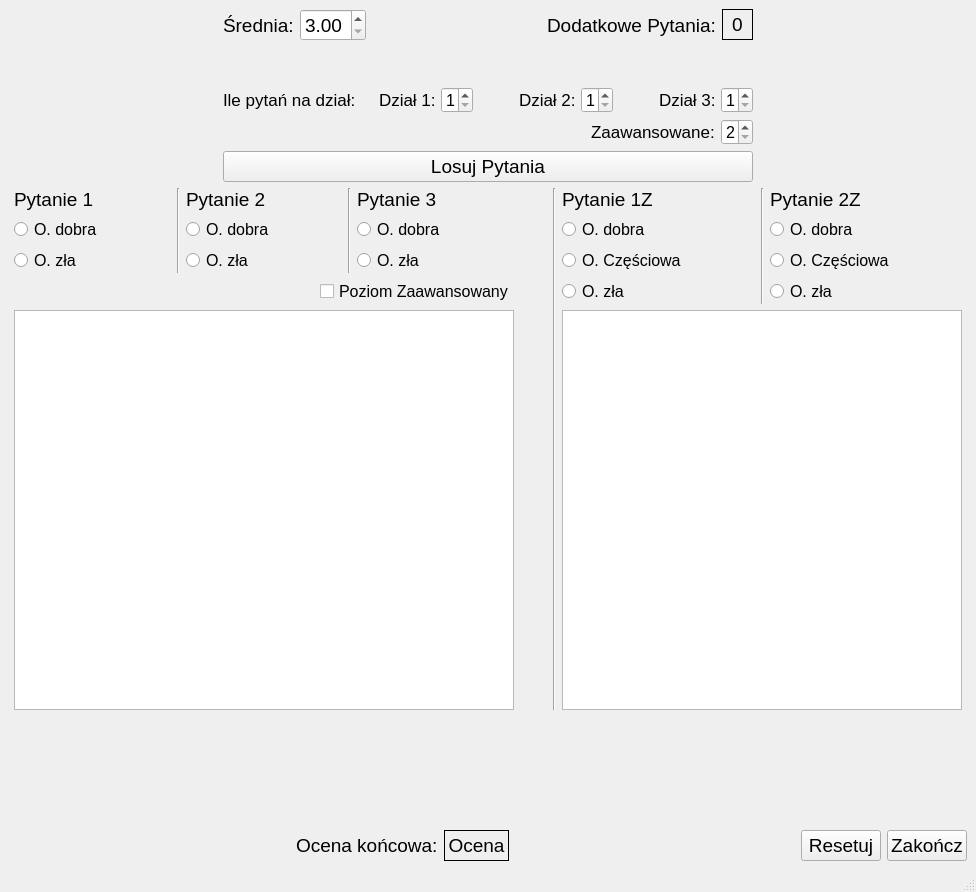
<?xml version="1.0" encoding="UTF-8"?>
<ui version="4.0">
 <class>MainWindow</class>
 <widget class="QMainWindow" name="MainWindow">
  <property name="geometry">
   <rect>
    <x>0</x>
    <y>0</y>
    <width>976</width>
    <height>892</height>
   </rect>
  </property>
  <property name="minimumSize">
   <size>
    <width>965</width>
    <height>0</height>
   </size>
  </property>
  <property name="windowTitle">
   <string>MainWindow</string>
  </property>
  <widget class="QWidget" name="centralwidget">
   <layout class="QVBoxLayout" name="verticalLayout_4">
    <item>
     <layout class="QVBoxLayout" name="verticalLayout_9">
      <item>
       <layout class="QHBoxLayout" name="horizontalLayout_8">
        <item>
         <spacer name="horizontalSpacer_5">
          <property name="orientation">
           <enum>Qt::Horizontal</enum>
          </property>
          <property name="sizeHint" stdset="0">
           <size>
            <width>40</width>
            <height>20</height>
           </size>
          </property>
         </spacer>
        </item>
        <item>
         <layout class="QVBoxLayout" name="verticalLayout_10">
          <item>
           <layout class="QHBoxLayout" name="horizontalLayout_9">
            <item>
             <widget class="QLabel" name="label_2">
              <property name="font">
               <font>
                <pointsize>14</pointsize>
               </font>
              </property>
              <property name="text">
               <string>Średnia:</string>
              </property>
             </widget>
            </item>
            <item>
             <widget class="QDoubleSpinBox" name="spinBox_srednia">
              <property name="font">
               <font>
                <pointsize>14</pointsize>
               </font>
              </property>
              <property name="minimum">
               <double>3.000000000000000</double>
              </property>
              <property name="maximum">
               <double>6.000000000000000</double>
              </property>
              <property name="singleStep">
               <double>0.010000000000000</double>
              </property>
              <property name="value">
               <double>3.000000000000000</double>
              </property>
             </widget>
            </item>
            <item>
             <spacer name="horizontalSpacer_9">
              <property name="orientation">
               <enum>Qt::Horizontal</enum>
              </property>
              <property name="sizeHint" stdset="0">
               <size>
                <width>40</width>
                <height>20</height>
               </size>
              </property>
             </spacer>
            </item>
            <item>
             <widget class="QLabel" name="label_3">
              <property name="font">
               <font>
                <pointsize>14</pointsize>
               </font>
              </property>
              <property name="text">
               <string>Dodatkowe Pytania:</string>
              </property>
             </widget>
            </item>
            <item>
             <widget class="QLabel" name="label_ileDodPytan">
              <property name="minimumSize">
               <size>
                <width>31</width>
                <height>31</height>
               </size>
              </property>
              <property name="maximumSize">
               <size>
                <width>31</width>
                <height>31</height>
               </size>
              </property>
              <property name="font">
               <font>
                <pointsize>14</pointsize>
               </font>
              </property>
              <property name="frameShape">
               <enum>QFrame::Box</enum>
              </property>
              <property name="text">
               <string>0</string>
              </property>
              <property name="alignment">
               <set>Qt::AlignCenter</set>
              </property>
              <property name="textInteractionFlags">
               <set>Qt::LinksAccessibleByMouse</set>
              </property>
             </widget>
            </item>
           </layout>
          </item>
          <item>
           <spacer name="verticalSpacer">
            <property name="orientation">
             <enum>Qt::Vertical</enum>
            </property>
            <property name="sizeHint" stdset="0">
             <size>
              <width>20</width>
              <height>40</height>
             </size>
            </property>
           </spacer>
          </item>
          <item>
           <layout class="QVBoxLayout" name="verticalLayout_7">
            <item>
             <layout class="QHBoxLayout" name="horizontalLayout_2">
              <property name="topMargin">
               <number>0</number>
              </property>
              <item>
               <widget class="QLabel" name="label">
                <property name="minimumSize">
                 <size>
                  <width>150</width>
                  <height>0</height>
                 </size>
                </property>
                <property name="font">
                 <font>
                  <pointsize>13</pointsize>
                 </font>
                </property>
                <property name="text">
                 <string>Ile pytań na dział:</string>
                </property>
               </widget>
              </item>
              <item>
               <widget class="QLabel" name="label_4">
                <property name="maximumSize">
                 <size>
                  <width>56</width>
                  <height>16777215</height>
                 </size>
                </property>
                <property name="font">
                 <font>
                  <pointsize>13</pointsize>
                 </font>
                </property>
                <property name="text">
                 <string>Dział 1:</string>
                </property>
               </widget>
              </item>
              <item>
               <widget class="QSpinBox" name="spinBox_ilePyt1">
                <property name="maximumSize">
                 <size>
                  <width>32</width>
                  <height>26</height>
                 </size>
                </property>
                <property name="font">
                 <font>
                  <pointsize>12</pointsize>
                 </font>
                </property>
                <property name="buttonSymbols">
                 <enum>QAbstractSpinBox::UpDownArrows</enum>
                </property>
                <property name="keyboardTracking">
                 <bool>true</bool>
                </property>
                <property name="minimum">
                 <number>1</number>
                </property>
               </widget>
              </item>
              <item>
               <spacer name="horizontalSpacer_10">
                <property name="orientation">
                 <enum>Qt::Horizontal</enum>
                </property>
                <property name="sizeHint" stdset="0">
                 <size>
                  <width>40</width>
                  <height>20</height>
                 </size>
                </property>
               </spacer>
              </item>
              <item>
               <widget class="QLabel" name="label_5">
                <property name="maximumSize">
                 <size>
                  <width>56</width>
                  <height>16777215</height>
                 </size>
                </property>
                <property name="font">
                 <font>
                  <pointsize>13</pointsize>
                 </font>
                </property>
                <property name="text">
                 <string>Dział 2:</string>
                </property>
               </widget>
              </item>
              <item>
               <widget class="QSpinBox" name="spinBox_ilePyt2">
                <property name="maximumSize">
                 <size>
                  <width>32</width>
                  <height>26</height>
                 </size>
                </property>
                <property name="font">
                 <font>
                  <pointsize>12</pointsize>
                 </font>
                </property>
                <property name="minimum">
                 <number>1</number>
                </property>
               </widget>
              </item>
              <item>
               <spacer name="horizontalSpacer_12">
                <property name="orientation">
                 <enum>Qt::Horizontal</enum>
                </property>
                <property name="sizeHint" stdset="0">
                 <size>
                  <width>40</width>
                  <height>20</height>
                 </size>
                </property>
               </spacer>
              </item>
              <item>
               <widget class="QLabel" name="label_7">
                <property name="minimumSize">
                 <size>
                  <width>56</width>
                  <height>0</height>
                 </size>
                </property>
                <property name="maximumSize">
                 <size>
                  <width>56</width>
                  <height>16777215</height>
                 </size>
                </property>
                <property name="font">
                 <font>
                  <pointsize>13</pointsize>
                 </font>
                </property>
                <property name="text">
                 <string>Dział 3:</string>
                </property>
               </widget>
              </item>
              <item>
               <widget class="QSpinBox" name="spinBox_ilePyt3">
                <property name="maximumSize">
                 <size>
                  <width>32</width>
                  <height>26</height>
                 </size>
                </property>
                <property name="font">
                 <font>
                  <pointsize>12</pointsize>
                 </font>
                </property>
                <property name="minimum">
                 <number>1</number>
                </property>
               </widget>
              </item>
             </layout>
            </item>
            <item>
             <layout class="QHBoxLayout" name="horizontalLayout_6">
              <property name="topMargin">
               <number>0</number>
              </property>
              <item>
               <widget class="QLabel" name="label_6">
                <property name="minimumSize">
                 <size>
                  <width>150</width>
                  <height>0</height>
                 </size>
                </property>
                <property name="font">
                 <font>
                  <pointsize>13</pointsize>
                 </font>
                </property>
                <property name="text">
                 <string/>
                </property>
               </widget>
              </item>
              <item>
               <spacer name="horizontalSpacer_11">
                <property name="orientation">
                 <enum>Qt::Horizontal</enum>
                </property>
                <property name="sizeHint" stdset="0">
                 <size>
                  <width>40</width>
                  <height>20</height>
                 </size>
                </property>
               </spacer>
              </item>
              <item>
               <widget class="QLabel" name="label_8">
                <property name="font">
                 <font>
                  <pointsize>13</pointsize>
                 </font>
                </property>
                <property name="text">
                 <string>Zaawansowane:</string>
                </property>
               </widget>
              </item>
              <item>
               <widget class="QSpinBox" name="spinBox_ilePytZ">
                <property name="maximumSize">
                 <size>
                  <width>32</width>
                  <height>26</height>
                 </size>
                </property>
                <property name="font">
                 <font>
                  <pointsize>12</pointsize>
                 </font>
                </property>
                <property name="minimum">
                 <number>2</number>
                </property>
               </widget>
              </item>
             </layout>
            </item>
            <item>
             <widget class="QPushButton" name="pushButton_losujPyt">
              <property name="minimumSize">
               <size>
                <width>416</width>
                <height>31</height>
               </size>
              </property>
              <property name="maximumSize">
               <size>
                <width>16777215</width>
                <height>31</height>
               </size>
              </property>
              <property name="font">
               <font>
                <pointsize>14</pointsize>
               </font>
              </property>
              <property name="text">
               <string>Losuj Pytania</string>
              </property>
             </widget>
            </item>
            <item>
             <layout class="QHBoxLayout" name="horizontalLayout_5"/>
            </item>
           </layout>
          </item>
         </layout>
        </item>
        <item>
         <spacer name="horizontalSpacer_6">
          <property name="orientation">
           <enum>Qt::Horizontal</enum>
          </property>
          <property name="sizeHint" stdset="0">
           <size>
            <width>40</width>
            <height>20</height>
           </size>
          </property>
         </spacer>
        </item>
       </layout>
      </item>
      <item>
       <layout class="QHBoxLayout" name="horizontalLayout_4">
        <item>
         <spacer name="horizontalSpacer_7">
          <property name="orientation">
           <enum>Qt::Horizontal</enum>
          </property>
          <property name="sizeHint" stdset="0">
           <size>
            <width>13</width>
            <height>20</height>
           </size>
          </property>
         </spacer>
        </item>
        <item>
         <layout class="QVBoxLayout" name="verticalLayout_5">
          <property name="leftMargin">
           <number>0</number>
          </property>
          <item>
           <layout class="QVBoxLayout" name="verticalLayout_podstawowy">
            <item>
             <layout class="QHBoxLayout" name="horizontalLayout">
              <item>
               <layout class="QVBoxLayout" name="verticalLayout">
                <item>
                 <layout class="QHBoxLayout" name="horizontalLayout_10">
                  <item>
                   <widget class="QLabel" name="label_pyt1">
                    <property name="font">
                     <font>
                      <pointsize>14</pointsize>
                     </font>
                    </property>
                    <property name="text">
                     <string>Pytanie 1</string>
                    </property>
                   </widget>
                  </item>
                 </layout>
                </item>
                <item>
                 <widget class="QRadioButton" name="radioButton_p1_OK">
                  <property name="font">
                   <font>
                    <pointsize>12</pointsize>
                   </font>
                  </property>
                  <property name="text">
                   <string>O. dobra</string>
                  </property>
                  <attribute name="buttonGroup">
                   <string notr="true">buttonGroup</string>
                  </attribute>
                 </widget>
                </item>
                <item>
                 <widget class="QRadioButton" name="radioButton_p1_BAD">
                  <property name="font">
                   <font>
                    <pointsize>12</pointsize>
                   </font>
                  </property>
                  <property name="text">
                   <string>O. zła</string>
                  </property>
                  <attribute name="buttonGroup">
                   <string notr="true">buttonGroup</string>
                  </attribute>
                 </widget>
                </item>
               </layout>
              </item>
              <item>
               <widget class="Line" name="line">
                <property name="orientation">
                 <enum>Qt::Vertical</enum>
                </property>
               </widget>
              </item>
              <item>
               <layout class="QVBoxLayout" name="verticalLayout_2">
                <item>
                 <layout class="QHBoxLayout" name="horizontalLayout_11">
                  <item>
                   <widget class="QLabel" name="label_pyt2">
                    <property name="font">
                     <font>
                      <pointsize>14</pointsize>
                     </font>
                    </property>
                    <property name="text">
                     <string>Pytanie 2</string>
                    </property>
                   </widget>
                  </item>
                 </layout>
                </item>
                <item>
                 <widget class="QRadioButton" name="radioButton_p2_OK">
                  <property name="font">
                   <font>
                    <pointsize>12</pointsize>
                   </font>
                  </property>
                  <property name="text">
                   <string>O. dobra</string>
                  </property>
                  <attribute name="buttonGroup">
                   <string notr="true">buttonGroup_2</string>
                  </attribute>
                 </widget>
                </item>
                <item>
                 <widget class="QRadioButton" name="radioButton_p2_BAD">
                  <property name="font">
                   <font>
                    <pointsize>12</pointsize>
                   </font>
                  </property>
                  <property name="text">
                   <string>O. zła</string>
                  </property>
                  <attribute name="buttonGroup">
                   <string notr="true">buttonGroup_2</string>
                  </attribute>
                 </widget>
                </item>
               </layout>
              </item>
              <item>
               <widget class="Line" name="line_2">
                <property name="orientation">
                 <enum>Qt::Vertical</enum>
                </property>
               </widget>
              </item>
              <item>
               <layout class="QVBoxLayout" name="verticalLayout_3">
                <item>
                 <layout class="QHBoxLayout" name="horizontalLayout_12">
                  <item>
                   <widget class="QLabel" name="label_pyt3">
                    <property name="font">
                     <font>
                      <pointsize>14</pointsize>
                     </font>
                    </property>
                    <property name="text">
                     <string>Pytanie 3</string>
                    </property>
                   </widget>
                  </item>
                 </layout>
                </item>
                <item>
                 <widget class="QRadioButton" name="radioButton_p3_OK">
                  <property name="font">
                   <font>
                    <pointsize>12</pointsize>
                   </font>
                  </property>
                  <property name="text">
                   <string>O. dobra</string>
                  </property>
                  <attribute name="buttonGroup">
                   <string notr="true">buttonGroup_3</string>
                  </attribute>
                 </widget>
                </item>
                <item>
                 <widget class="QRadioButton" name="radioButton_p3_BAD">
                  <property name="font">
                   <font>
                    <pointsize>12</pointsize>
                   </font>
                  </property>
                  <property name="text">
                   <string>O. zła</string>
                  </property>
                  <attribute name="buttonGroup">
                   <string notr="true">buttonGroup_3</string>
                  </attribute>
                 </widget>
                </item>
               </layout>
              </item>
             </layout>
            </item>
            <item>
             <layout class="QHBoxLayout" name="horizontalLayout_3">
              <item>
               <spacer name="horizontalSpacer">
                <property name="orientation">
                 <enum>Qt::Horizontal</enum>
                </property>
                <property name="sizeHint" stdset="0">
                 <size>
                  <width>40</width>
                  <height>20</height>
                 </size>
                </property>
               </spacer>
              </item>
              <item>
               <widget class="QCheckBox" name="checkBox_zaawansowany">
                <property name="font">
                 <font>
                  <pointsize>12</pointsize>
                 </font>
                </property>
                <property name="text">
                 <string>Poziom Zaawansowany</string>
                </property>
               </widget>
              </item>
             </layout>
            </item>
           </layout>
          </item>
          <item>
           <widget class="QTextEdit" name="textEditPytaniaP">
            <property name="sizePolicy">
             <sizepolicy hsizetype="Expanding" vsizetype="Expanding">
              <horstretch>0</horstretch>
              <verstretch>0</verstretch>
             </sizepolicy>
            </property>
            <property name="minimumSize">
             <size>
              <width>500</width>
              <height>400</height>
             </size>
            </property>
            <property name="font">
             <font>
              <pointsize>12</pointsize>
             </font>
            </property>
            <property name="readOnly">
             <bool>true</bool>
            </property>
           </widget>
          </item>
         </layout>
        </item>
        <item>
         <spacer name="horizontalSpacer_2">
          <property name="orientation">
           <enum>Qt::Horizontal</enum>
          </property>
          <property name="sizeHint" stdset="0">
           <size>
            <width>40</width>
            <height>20</height>
           </size>
          </property>
         </spacer>
        </item>
        <item>
         <widget class="Line" name="line_4">
          <property name="orientation">
           <enum>Qt::Vertical</enum>
          </property>
         </widget>
        </item>
        <item>
         <layout class="QVBoxLayout" name="verticalLayout_6">
          <property name="leftMargin">
           <number>0</number>
          </property>
          <item>
           <layout class="QHBoxLayout" name="horizontalLayout_dodatkowy">
            <item>
             <layout class="QVBoxLayout" name="verticalLayout_1D">
              <item>
               <layout class="QHBoxLayout" name="horizontalLayout_13">
                <item>
                 <widget class="QLabel" name="label_pyt1D">
                  <property name="font">
                   <font>
                    <pointsize>14</pointsize>
                   </font>
                  </property>
                  <property name="text">
                   <string>Pytanie 1Z</string>
                  </property>
                 </widget>
                </item>
               </layout>
              </item>
              <item>
               <widget class="QRadioButton" name="radioButton_p1D_OK">
                <property name="font">
                 <font>
                  <pointsize>12</pointsize>
                 </font>
                </property>
                <property name="text">
                 <string>O. dobra</string>
                </property>
                <attribute name="buttonGroup">
                 <string notr="true">buttonGroup_4</string>
                </attribute>
               </widget>
              </item>
              <item>
               <widget class="QRadioButton" name="radioButton_p1D_PARTIAL">
                <property name="font">
                 <font>
                  <pointsize>12</pointsize>
                 </font>
                </property>
                <property name="text">
                 <string>O. Częściowa</string>
                </property>
                <attribute name="buttonGroup">
                 <string notr="true">buttonGroup_4</string>
                </attribute>
               </widget>
              </item>
              <item>
               <widget class="QRadioButton" name="radioButton_p1D_BAD">
                <property name="font">
                 <font>
                  <pointsize>12</pointsize>
                 </font>
                </property>
                <property name="text">
                 <string>O. zła</string>
                </property>
                <attribute name="buttonGroup">
                 <string notr="true">buttonGroup_4</string>
                </attribute>
               </widget>
              </item>
             </layout>
            </item>
            <item>
             <widget class="Line" name="line_3">
              <property name="orientation">
               <enum>Qt::Vertical</enum>
              </property>
             </widget>
            </item>
            <item>
             <layout class="QVBoxLayout" name="verticalLayout_2D">
              <item>
               <layout class="QHBoxLayout" name="horizontalLayout_14">
                <item>
                 <widget class="QLabel" name="label_pyt2D">
                  <property name="font">
                   <font>
                    <pointsize>14</pointsize>
                   </font>
                  </property>
                  <property name="text">
                   <string>Pytanie 2Z</string>
                  </property>
                 </widget>
                </item>
               </layout>
              </item>
              <item>
               <widget class="QRadioButton" name="radioButton_p2D_OK">
                <property name="font">
                 <font>
                  <pointsize>12</pointsize>
                 </font>
                </property>
                <property name="text">
                 <string>O. dobra</string>
                </property>
                <attribute name="buttonGroup">
                 <string notr="true">buttonGroup_5</string>
                </attribute>
               </widget>
              </item>
              <item>
               <widget class="QRadioButton" name="radioButton_p2D_PARTIAL">
                <property name="font">
                 <font>
                  <pointsize>12</pointsize>
                 </font>
                </property>
                <property name="text">
                 <string>O. Częściowa</string>
                </property>
                <attribute name="buttonGroup">
                 <string notr="true">buttonGroup_5</string>
                </attribute>
               </widget>
              </item>
              <item>
               <widget class="QRadioButton" name="radioButton_p2D_BAD">
                <property name="font">
                 <font>
                  <pointsize>12</pointsize>
                 </font>
                </property>
                <property name="text">
                 <string>O. zła</string>
                </property>
                <attribute name="buttonGroup">
                 <string notr="true">buttonGroup_5</string>
                </attribute>
               </widget>
              </item>
             </layout>
            </item>
           </layout>
          </item>
          <item>
           <widget class="QTextEdit" name="textEditPytaniaZ">
            <property name="sizePolicy">
             <sizepolicy hsizetype="Expanding" vsizetype="Expanding">
              <horstretch>0</horstretch>
              <verstretch>0</verstretch>
             </sizepolicy>
            </property>
            <property name="minimumSize">
             <size>
              <width>400</width>
              <height>300</height>
             </size>
            </property>
            <property name="font">
             <font>
              <pointsize>12</pointsize>
             </font>
            </property>
            <property name="readOnly">
             <bool>true</bool>
            </property>
           </widget>
          </item>
         </layout>
        </item>
        <item>
         <spacer name="horizontalSpacer_8">
          <property name="orientation">
           <enum>Qt::Horizontal</enum>
          </property>
          <property name="sizeHint" stdset="0">
           <size>
            <width>13</width>
            <height>20</height>
           </size>
          </property>
         </spacer>
        </item>
       </layout>
      </item>
      <item>
       <spacer name="verticalSpacer_2">
        <property name="orientation">
         <enum>Qt::Vertical</enum>
        </property>
        <property name="sizeHint" stdset="0">
         <size>
          <width>20</width>
          <height>30</height>
         </size>
        </property>
       </spacer>
      </item>
      <item>
       <layout class="QHBoxLayout" name="horizontalLayout_7">
        <item>
         <spacer name="horizontalSpacer_3">
          <property name="orientation">
           <enum>Qt::Horizontal</enum>
          </property>
          <property name="sizeHint" stdset="0">
           <size>
            <width>40</width>
            <height>20</height>
           </size>
          </property>
         </spacer>
        </item>
        <item>
         <widget class="QLabel" name="label_ocenaKoncowa">
          <property name="font">
           <font>
            <pointsize>14</pointsize>
           </font>
          </property>
          <property name="text">
           <string>Ocena końcowa:</string>
          </property>
         </widget>
        </item>
        <item>
         <widget class="QLabel" name="label_jakaOcena">
          <property name="minimumSize">
           <size>
            <width>65</width>
            <height>31</height>
           </size>
          </property>
          <property name="maximumSize">
           <size>
            <width>65</width>
            <height>31</height>
           </size>
          </property>
          <property name="font">
           <font>
            <pointsize>14</pointsize>
           </font>
          </property>
          <property name="frameShape">
           <enum>QFrame::Box</enum>
          </property>
          <property name="text">
           <string>Ocena</string>
          </property>
          <property name="alignment">
           <set>Qt::AlignCenter</set>
          </property>
         </widget>
        </item>
        <item>
         <spacer name="horizontalSpacer_4">
          <property name="orientation">
           <enum>Qt::Horizontal</enum>
          </property>
          <property name="sizeType">
           <enum>QSizePolicy::Expanding</enum>
          </property>
          <property name="sizeHint" stdset="0">
           <size>
            <width>10</width>
            <height>20</height>
           </size>
          </property>
         </spacer>
        </item>
        <item>
         <widget class="QPushButton" name="pushButton_resetuj">
          <property name="font">
           <font>
            <pointsize>14</pointsize>
           </font>
          </property>
          <property name="text">
           <string>Resetuj</string>
          </property>
         </widget>
        </item>
        <item>
         <widget class="QPushButton" name="pushButton_zakoncz">
          <property name="font">
           <font>
            <pointsize>14</pointsize>
           </font>
          </property>
          <property name="text">
           <string>Zakończ</string>
          </property>
         </widget>
        </item>
       </layout>
      </item>
     </layout>
    </item>
   </layout>
  </widget>
  <widget class="QMenuBar" name="menubar">
   <property name="geometry">
    <rect>
     <x>0</x>
     <y>0</y>
     <width>976</width>
     <height>23</height>
    </rect>
   </property>
  </widget>
  <widget class="QStatusBar" name="statusbar"/>
 </widget>
 <resources/>
 <connections/>
 <buttongroups>
  <buttongroup name="buttonGroup"/>
  <buttongroup name="buttonGroup_2"/>
  <buttongroup name="buttonGroup_3"/>
  <buttongroup name="buttonGroup_4"/>
  <buttongroup name="buttonGroup_5"/>
 </buttongroups>
</ui>
